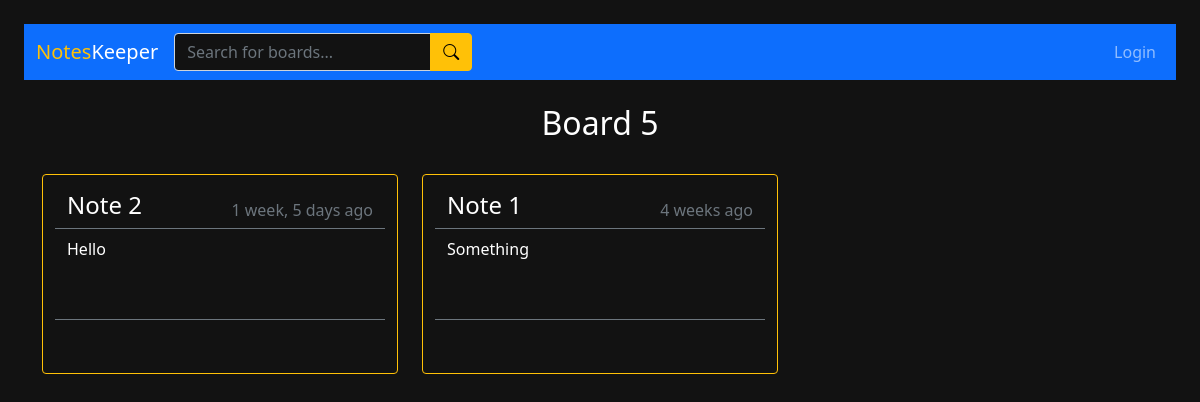
/board/3/, run on an earlier commit of the app's database.
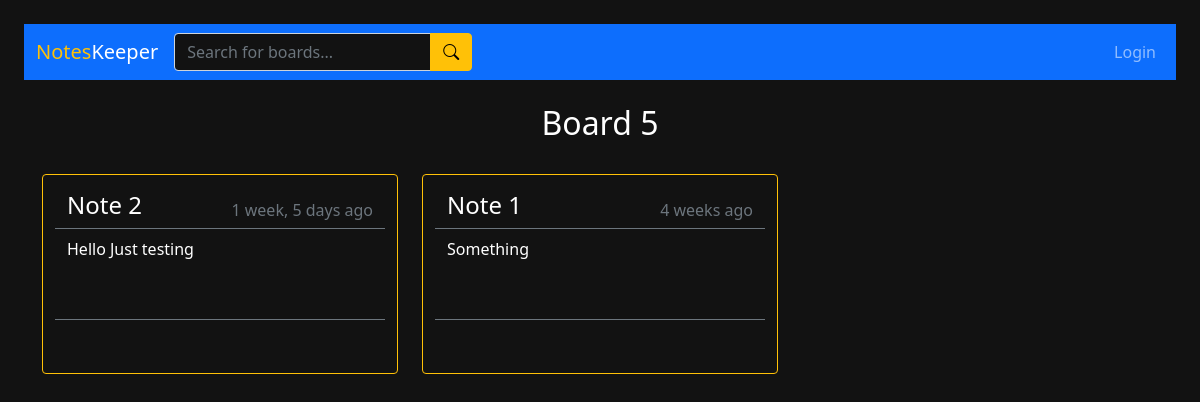
And on a later commit of the database.
### base/models.py (models this page shows, shortened)
class Note(models.Model):
    owner = models.ForeignKey(User, on_delete=models.CASCADE)
    board = models.ForeignKey(Board, on_delete=models.CASCADE)
    topic = models.CharField(max_length=100)
    body = models.TextField()
    updated = models.DateTimeField(auto_now=True)
    created = models.DateTimeField(auto_now_add=True)
    class Meta:
        ordering = ['-updated', '-created']

### base/views.py (the view)
# urls.py: path('board/<str:pk>/', views.board, name="board"),
def board(request, pk):
    user_board = Board.objects.get(id=pk)
    notes = user_board.note_set.all()
    context = {"user_board": user_board, "notes": notes}
    return render(request, 'base/board.html', context)

### base/templates/base/board.html (shortened to what this page needs)
{% extends 'main.html' %}
{% block content %}
<main>
    <div class="container-lg">
        <h2 class="text-center mt-3 text-white">{{user_board.name}}</h2>
        <div class="row">
            {% for note in notes %}
                <div class="col-xl-4 py-4">
                    <div class="container rounded border border-warning py-2" style="height: 200px; width: 100%;">
                        {% if request.user == user_board.owner %}
                            <div class="row align-items-center py-2 border-bottom border-secondary" style="height:25%;">
                                <div class="col">
                                    <a href="{% url 'update-note' note.id %}" style="text-decoration: none;">
                                        <h4 class="pntName">{{ note.topic }}</h4>
                                    </a>
                                </div>
                            </div>
                            <div class="row align-items-start py-2 border-bottom border-secondary" style="height:50%;">
                                <div class="col">
                                    <p class="text-white">{{ note.body }}</p>
                                </div>
                            </div>
                            <div class="row align-items-center py-2" style="height:25%;">
                                <div class="col">
                                    <a href="{% url 'delete-note' note.id %}" class="btn btn-warning">Delete</a>
                                </div>
                                <div class="col-auto">
                                    <div class="text-secondary">{{note.updated|timesince}} ago</div>
                                </div>
                            </div>
                        {% else %}
                            <div class="row align-items-center py-2 border-bottom border-secondary" style="height:25%;">
                                <div class="col">
                                    <a href="{% url 'update-note' note.id %}" style="text-decoration: none;">
                                        <h4 class="text-white">{{ note.topic }}</h4>
                                    </a>
                                </div>
                                <div class="col-auto">
                                    <div class="text-secondary">{{note.created|timesince}} ago</div>
                                </div>
                            </div>
                            <div class="row align-items-start py-2 border-bottom border-secondary" style="height:50%;">
                                <div class="col">
                                    <p class="text-white">{{ note.body }}</p>
                                </div>
                            </div>
                        {% endif %}
                    </div>
                </div>
            {% endfor %}
        </div>
    </div>
</main>
{% endblock %}

What changed in the data, as far as the page shows it:
changed Note "Note 2": body "Hello" → "Hello Just testing"
